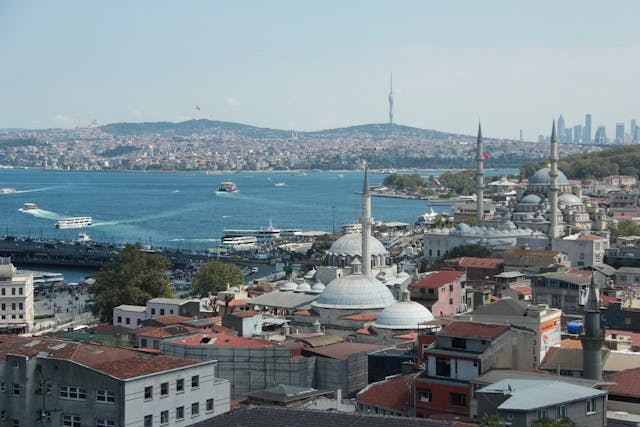
#> input picture veri/istanbul.jpg, 640 x 427 px, found by its file name
$ python 02_piksel_ve_matris_islemleri.py
#> lines starting #> are read from the running program, lines starting #| are printed output that depends on the picture; after the words box and inside, x2 and y2 are one past the last pixel; in counts of white or black regions, pixels touching at a corner belong together
import cv2
import numpy as np

# Üzerinde çalışacağımız fotoğrafın dosya yolunu belirliyoruz.
path = "C:\\Users\\muham\\Desktop\\goruntu_isleme\\kodlar\\veri\\istanbul.jpg"

# Görüntümüzü okuyup 'img' değişkenine atıyoruz.
img = cv2.imread(path)
#> img is the input picture: shape (427, 640, 3); mean B, G, R 142.7, 136.7, 124.1

# Görüntünün matris verilerini terminalde görelim.
print("Elimizdeki görüntünün matris değerlerini bastıralım:\n", img)
#> (printed output is left out)

# Orijinal görüntümüzü ekranda gösteriyoruz.
cv2.imshow("Istanbul - Orijinal Goruntu", img)

# Şimdi elimizdeki görüntünün yüksekliğine, genişliğine ve kaç renk kanalına sahip olduğuna birlikte bakalım.
print("\nElimizdeki görüntünün yükseklik, genişlik ve renk kanalı değerlerine bakalım:", img.shape)
#| Elimizdeki görüntünün yükseklik, genişlik ve renk kanalı değerlerine bakalım: (427, 640, 3)

# Bu değerleri daha okunaklı olması için doğru bir sırayla tek tek bastıralım.
print("Görüntümüzün yüksekliğine bakalım =", img.shape[0])
#| Görüntümüzün yüksekliğine bakalım = 427
print("Görüntümüzün genişliğine bakalım =", img.shape[1])
#| Görüntümüzün genişliğine bakalım = 640
print("Görüntümüzün kaç renk kanalına sahip olduğuna bakalım =", img.shape[2])
#| Görüntümüzün kaç renk kanalına sahip olduğuna bakalım = 3

print("-" * 60)

# Elimizde olan görüntünün 10'a 10 koordinatlarındaki o ufak piksel noktasına odaklanalım.
px = img[10, 10]
#> px = [209, 191, 160]
print("Görüntümüzün 10'a 10 noktasındaki değeri:", px)
#| Görüntümüzün 10'a 10 noktasındaki değeri: [209 191 160]

print("-" * 60)

# Fotoğrafın belirli bir kısmını siyaha boyayalım. O alandaki renk değerlerini tamamen 0 yapıp siyah rengine çeviriyoruz.
img[200:300, 200:300] = (0, 0, 0)
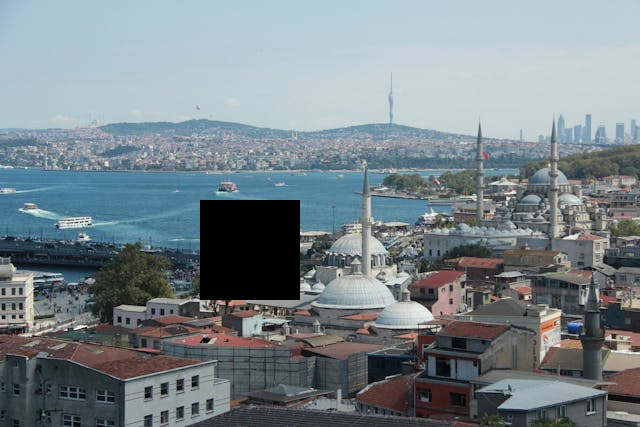
#> img: shape (427, 640, 3); 3.66% of pixels changed, all inside (x1, y1, x2, y2) = (200, 200, 300, 300)
cv2.imshow("Belirli Bir Bolgenin Siyah Oldugu Resim", img)

print("-" * 60)

# Orijinal görüntü ile tamamen aynı boyutlarda, içi sıfırlarla (siyahla) dolu yepyeni bir matris oluşturalım.
siyah_tuval = np.zeros(img.shape, dtype="uint8")
cv2.imshow("Siyah Tuval Gorunumu", siyah_tuval)

print("-" * 60)

# Şimdi elimizdeki görüntünün belli bir kesitini alıp, oluşturduğumuz bu siyah tuvalin üzerine yapıştıralım.
kesit = img[250:650, 500:900]
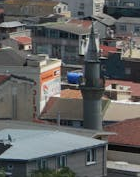
#> kesit: shape (177, 140, 3); mean B, G, R 97.1, 98.3, 98.8
siyah_tuval[250:650, 500:900] = kesit
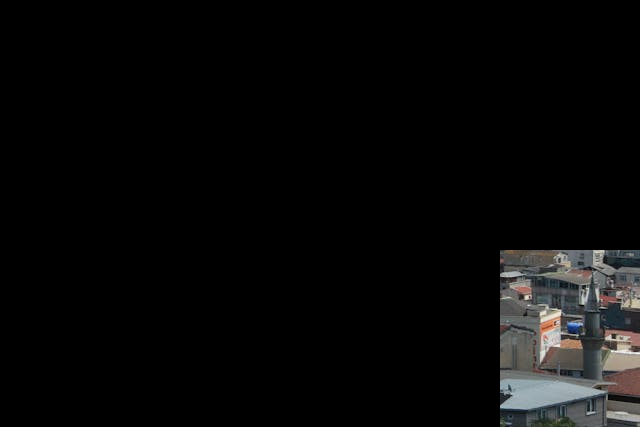
#> siyah_tuval: shape (427, 640, 3); mean B, G, R 8.8, 8.9, 9
cv2.imshow("Kesit Eklenmis Olan Siyah Tuval", siyah_tuval)

# Pencerelerin hemen kapanmaması için klavyeden bir tuşa basılmasını bekliyoruz.
cv2.waitKey(0)
cv2.destroyAllWindows()

$ run again, with veri/sokak.jpg copied over veri/istanbul.jpg
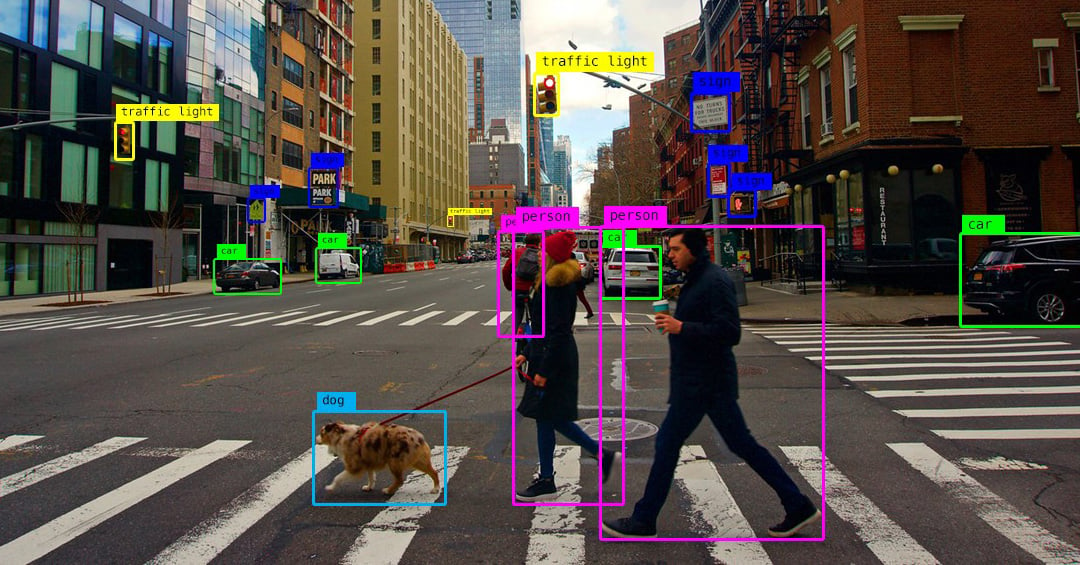
#> input picture veri/sokak.jpg, 1080 x 565 px, found by its file name
#> img is the input picture: shape (565, 1080, 3); mean B, G, R 72, 77.4, 85.7
#> (printed output is left out)
#| Elimizdeki görüntünün yükseklik, genişlik ve renk kanalı değerlerine bakalım: (565, 1080, 3)
#| Görüntümüzün yüksekliğine bakalım = 565
#| Görüntümüzün genişliğine bakalım = 1080
#| Görüntümüzün kaç renk kanalına sahip olduğuna bakalım = 3
#> px = [198, 173, 117]
#| Görüntümüzün 10'a 10 noktasındaki değeri: [198 173 117]
#> img: shape (565, 1080, 3); 1.64% of pixels changed, all inside (x1, y1, x2, y2) = (200, 200, 300, 300)
#> `kesit = img[250:650, 500:900]`:
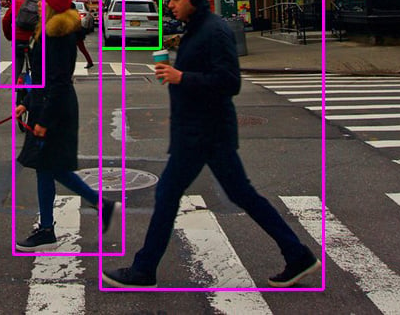
#> kesit: shape (315, 400, 3); mean B, G, R 70.2, 65.4, 80.1
#> `siyah_tuval[250:650, 500:900] = kesit`:
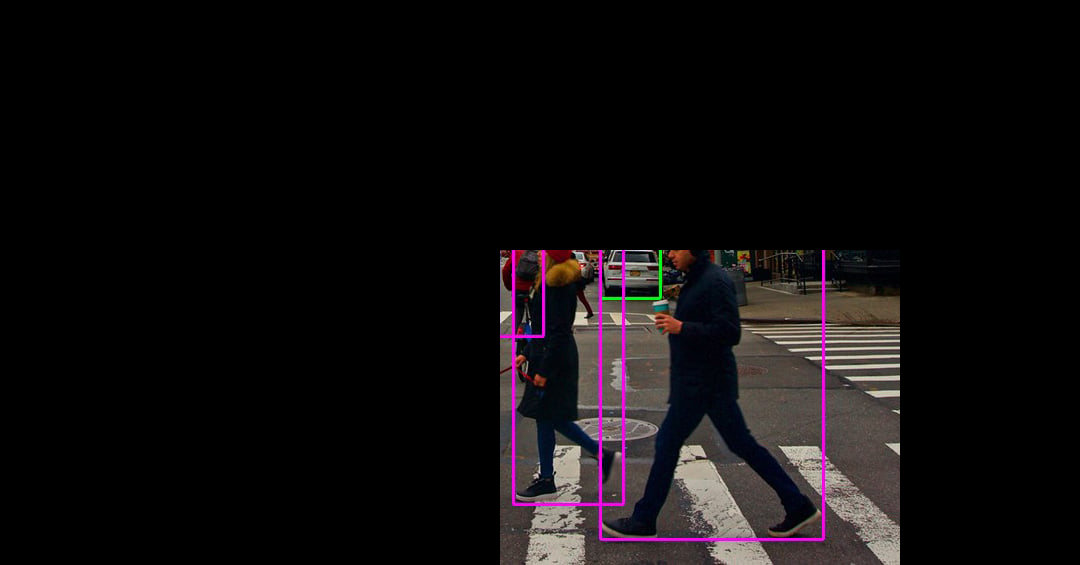
#> siyah_tuval: shape (565, 1080, 3); mean B, G, R 14.5, 13.5, 16.5

$ run again, with veri/yuvarlak_cisim1.jpg copied over veri/istanbul.jpg
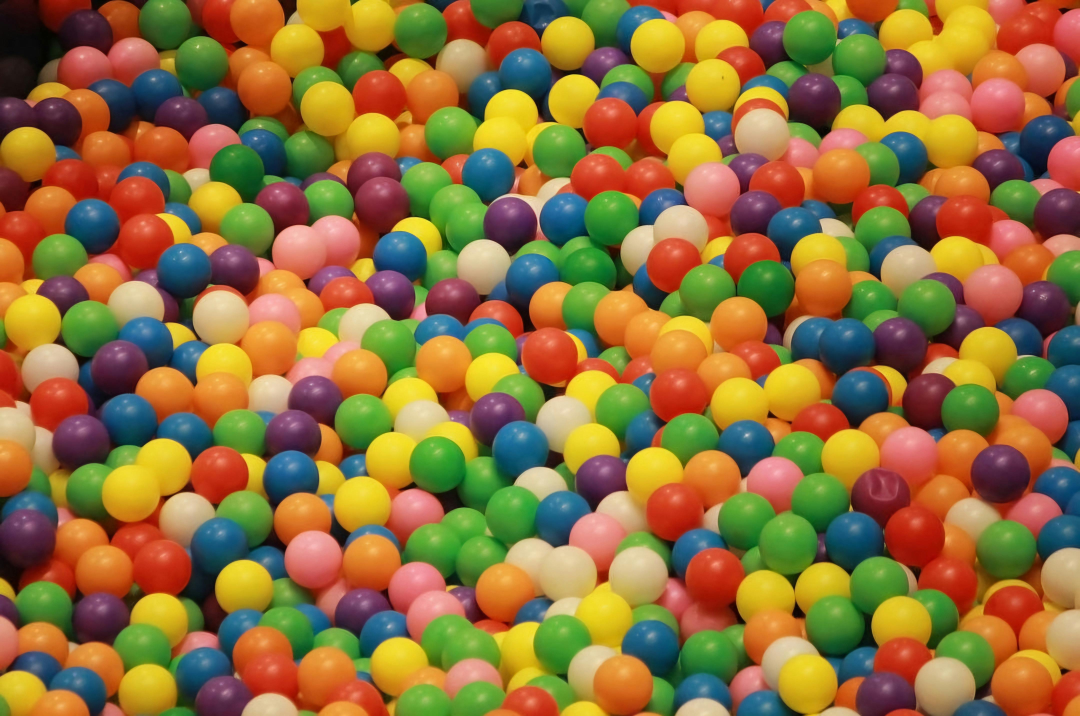
#> input picture veri/yuvarlak_cisim1.jpg, 4320 x 2864 px, found by its file name (shown at 1/4 size)
#> img is the input picture: shape (2864, 4320, 3); mean B, G, R 58.6, 112.1, 145.3
#> (printed output is left out)
#| Elimizdeki görüntünün yükseklik, genişlik ve renk kanalı değerlerine bakalım: (2864, 4320, 3)
#| Görüntümüzün yüksekliğine bakalım = 2864
#| Görüntümüzün genişliğine bakalım = 4320
#| Görüntümüzün kaç renk kanalına sahip olduğuna bakalım = 3
#> px = [10, 10, 28]
#| Görüntümüzün 10'a 10 noktasındaki değeri: [10 10 28]
#> `kesit = img[250:650, 500:900]`:
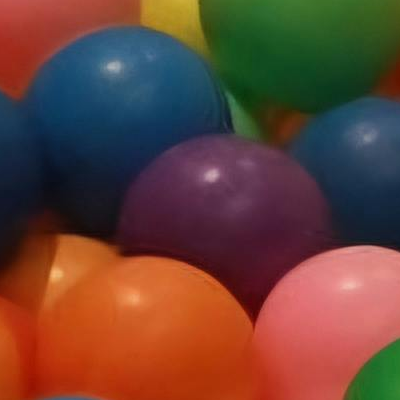
#> kesit: shape (400, 400, 3); mean B, G, R 54.9, 66.4, 103.8
#> `siyah_tuval[250:650, 500:900] = kesit`:
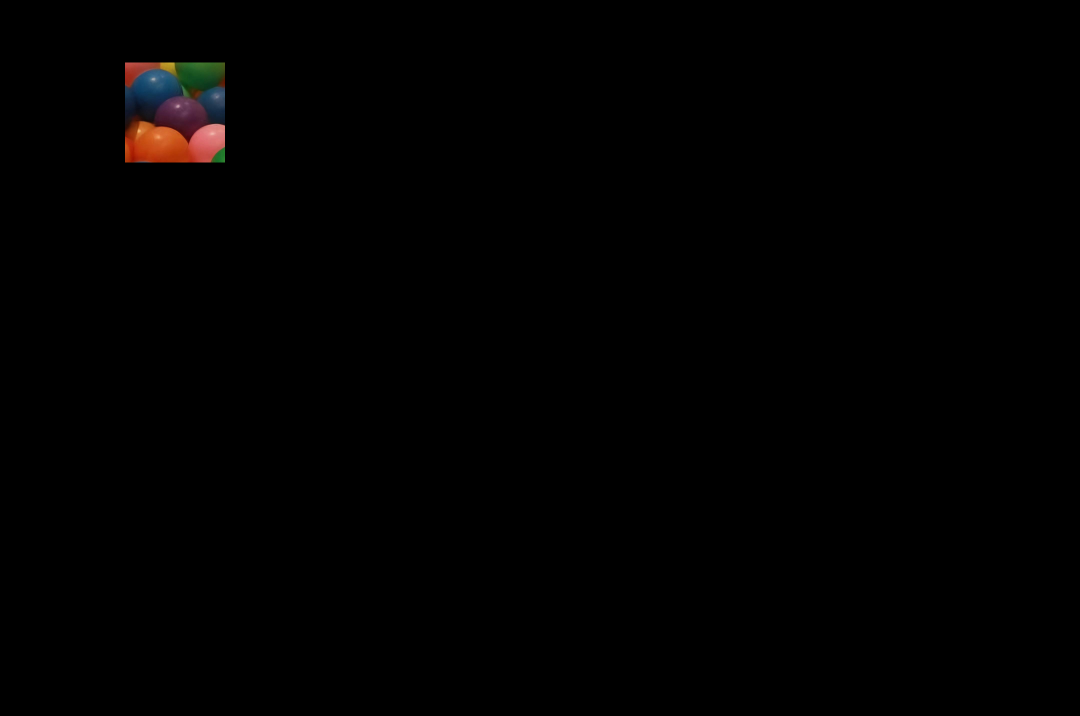
#> siyah_tuval: shape (2864, 4320, 3) (shown at 1/4 size); mean B, G, R 0.7, 0.9, 1.3
